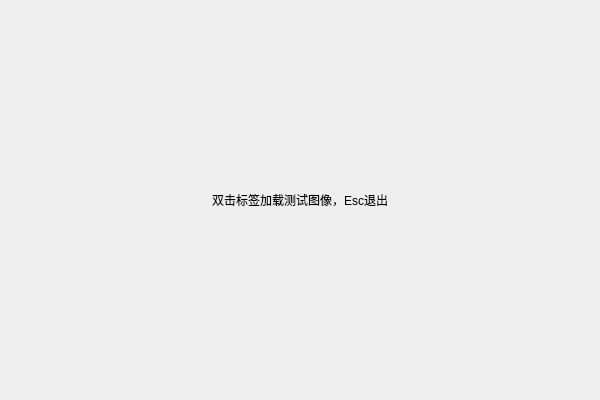
<?xml version="1.0" encoding="UTF-8"?>
<ui version="4.0">
 <class>fakeGIClass</class>
 <widget class="QWidget" name="fakeGIClass">
  <property name="geometry">
   <rect>
    <x>0</x>
    <y>0</y>
    <width>600</width>
    <height>400</height>
   </rect>
  </property>
  <property name="windowTitle">
   <string>原神</string>
  </property>
  <layout class="QVBoxLayout" name="verticalLayout">
   <property name="spacing">
    <number>0</number>
   </property>
   <property name="leftMargin">
    <number>0</number>
   </property>
   <property name="topMargin">
    <number>0</number>
   </property>
   <property name="rightMargin">
    <number>0</number>
   </property>
   <property name="bottomMargin">
    <number>0</number>
   </property>
   <item>
    <widget class="QLabel" name="label_image">
     <property name="text">
      <string>双击标签加载测试图像，Esc退出</string>
     </property>
     <property name="alignment">
      <set>Qt::AlignCenter</set>
     </property>
    </widget>
   </item>
  </layout>
 </widget>
 <layoutdefault spacing="6" margin="11"/>
 <resources>
  <include location="fakeGI.qrc"/>
 </resources>
 <connections/>
</ui>
